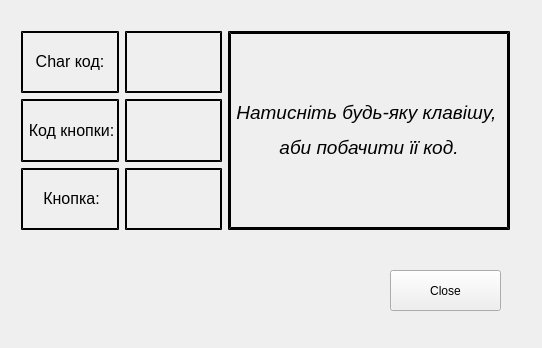
<?xml version="1.0" encoding="UTF-8"?>
<ui version="4.0">
 <class>MainWindow</class>
 <widget class="QMainWindow" name="MainWindow">
  <property name="geometry">
   <rect>
    <x>0</x>
    <y>0</y>
    <width>542</width>
    <height>348</height>
   </rect>
  </property>
  <property name="windowTitle">
   <string>Key event</string>
  </property>
  <property name="styleSheet">
   <string notr="true">rbackground-color:  gb(186, 174, 174)</string>
  </property>
  <widget class="QWidget" name="centralWidget">
   <widget class="QPushButton" name="pushButton">
    <property name="geometry">
     <rect>
      <x>390</x>
      <y>270</y>
      <width>111</width>
      <height>41</height>
     </rect>
    </property>
    <property name="focusPolicy">
     <enum>Qt::ClickFocus</enum>
    </property>
    <property name="text">
     <string>Close</string>
    </property>
   </widget>
   <widget class="QWidget" name="layoutWidget">
    <property name="geometry">
     <rect>
      <x>10</x>
      <y>20</y>
      <width>511</width>
      <height>221</height>
     </rect>
    </property>
    <layout class="QHBoxLayout" name="horizontalLayout">
     <item>
      <layout class="QGridLayout" name="gridLayout">
       <item row="0" column="1">
        <widget class="QLabel" name="label_4">
         <property name="font">
          <font>
           <pointsize>12</pointsize>
          </font>
         </property>
         <property name="styleSheet">
          <string notr="true">border-width: 2px;
border-style: inset;
border-color: black;
</string>
         </property>
         <property name="text">
          <string>&lt;html&gt;&lt;head/&gt;&lt;body&gt;&lt;p align=&quot;center&quot;&gt;&lt;span style=&quot; font-size:12pt;&quot;&gt;&lt;br/&gt;&lt;/span&gt;&lt;/p&gt;&lt;/body&gt;&lt;/html&gt;</string>
         </property>
         <property name="alignment">
          <set>Qt::AlignCenter</set>
         </property>
        </widget>
       </item>
       <item row="1" column="0">
        <widget class="QLabel" name="label_2">
         <property name="styleSheet">
          <string notr="true">border-width: 2px;
border-style: inset;
border-color: black;
</string>
         </property>
         <property name="text">
          <string>&lt;html&gt;&lt;head/&gt;&lt;body&gt;&lt;p align=&quot;center&quot;&gt;&lt;span style=&quot; font-size:12pt;&quot;&gt;Код кнопки:&lt;/span&gt;&lt;/p&gt;&lt;/body&gt;&lt;/html&gt;</string>
         </property>
        </widget>
       </item>
       <item row="1" column="1">
        <widget class="QLabel" name="label_5">
         <property name="baseSize">
          <size>
           <width>0</width>
           <height>0</height>
          </size>
         </property>
         <property name="font">
          <font>
           <pointsize>12</pointsize>
          </font>
         </property>
         <property name="styleSheet">
          <string notr="true">border-width: 2px;
border-style: inset;
border-color: black;
</string>
         </property>
         <property name="text">
          <string>&lt;html&gt;&lt;head/&gt;&lt;body&gt;&lt;p align=&quot;center&quot;&gt;&lt;br/&gt;&lt;/p&gt;&lt;/body&gt;&lt;/html&gt;</string>
         </property>
         <property name="alignment">
          <set>Qt::AlignCenter</set>
         </property>
        </widget>
       </item>
       <item row="2" column="1">
        <widget class="QLabel" name="label_6">
         <property name="font">
          <font>
           <pointsize>12</pointsize>
          </font>
         </property>
         <property name="styleSheet">
          <string notr="true">border-width: 2px;
border-style: inset;
border-color: black;
</string>
         </property>
         <property name="text">
          <string>&lt;html&gt;&lt;head/&gt;&lt;body&gt;&lt;p align=&quot;center&quot;&gt;&lt;br/&gt;&lt;/p&gt;&lt;/body&gt;&lt;/html&gt;</string>
         </property>
         <property name="alignment">
          <set>Qt::AlignCenter</set>
         </property>
        </widget>
       </item>
       <item row="0" column="0">
        <widget class="QLabel" name="label">
         <property name="font">
          <font>
           <pointsize>12</pointsize>
           <weight>50</weight>
           <bold>false</bold>
          </font>
         </property>
         <property name="styleSheet">
          <string notr="true">border-width: 2px;
border-style: inset;
border-color: black;
</string>
         </property>
         <property name="text">
          <string>&lt;html&gt;&lt;head/&gt;&lt;body&gt;&lt;p align=&quot;center&quot;&gt;Char код:&lt;/p&gt;&lt;/body&gt;&lt;/html&gt;</string>
         </property>
         <property name="textFormat">
          <enum>Qt::AutoText</enum>
         </property>
         <property name="alignment">
          <set>Qt::AlignCenter</set>
         </property>
        </widget>
       </item>
       <item row="2" column="0">
        <widget class="QLabel" name="label_3">
         <property name="styleSheet">
          <string notr="true">border-width: 2px;
border-style: inset;
border-color: black;
</string>
         </property>
         <property name="text">
          <string>&lt;html&gt;&lt;head/&gt;&lt;body&gt;&lt;p align=&quot;center&quot;&gt;&lt;span style=&quot; font-size:12pt;&quot;&gt;Кнопка:&lt;/span&gt;&lt;/p&gt;&lt;/body&gt;&lt;/html&gt;</string>
         </property>
        </widget>
       </item>
      </layout>
     </item>
     <item>
      <widget class="QLabel" name="label_7">
       <property name="styleSheet">
        <string notr="true">border-width: 3px;
padding: 5px;
border-style: outset;

</string>
       </property>
       <property name="text">
        <string>&lt;html&gt;&lt;head/&gt;&lt;body&gt;&lt;p align=&quot;center&quot;&gt;&lt;span style=&quot; font-size:14pt; font-style:italic;&quot;&gt;Натисніть будь-яку клавішу, &lt;/span&gt;&lt;/p&gt;&lt;p align=&quot;center&quot;&gt;&lt;span style=&quot; font-size:14pt; font-style:italic;&quot;&gt;аби побачити її код.&lt;/span&gt;&lt;/p&gt;&lt;/body&gt;&lt;/html&gt;</string>
       </property>
       <property name="alignment">
        <set>Qt::AlignCenter</set>
       </property>
      </widget>
     </item>
    </layout>
   </widget>
  </widget>
  <widget class="QMenuBar" name="menuBar">
   <property name="geometry">
    <rect>
     <x>0</x>
     <y>0</y>
     <width>542</width>
     <height>22</height>
    </rect>
   </property>
  </widget>
 </widget>
 <layoutdefault spacing="6" margin="11"/>
 <resources/>
 <connections/>
</ui>
